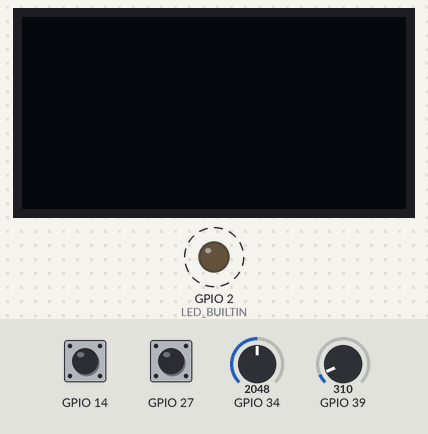
A sketch run on a simulated ESP32. Shown: 128×64 one-colour display, output pins drawn as LEDs (lit = HIGH). Dashed ring = blinking. The inputs (shaded band) are chosen by the test bench; at power-on: GPIO 27 HIGH, GPIO 14 HIGH, GPIO 34 = 2048, GPIO 39 = 310. WiFi joins after 1.5 s; servers stay silent unless stated; the local clock reads 2024-03-15 10:24:30 at power-on unless the sketch sets it; nothing arrives over Bluetooth unless stated; a phone connects over Bluetooth LE 3 s after start; what the sketch prints to the serial monitor is not drawn.

Above: at 4.7 s.
4.8 s: GPIO 27 pulled LOW for 0.15 s
At 6.3 s:
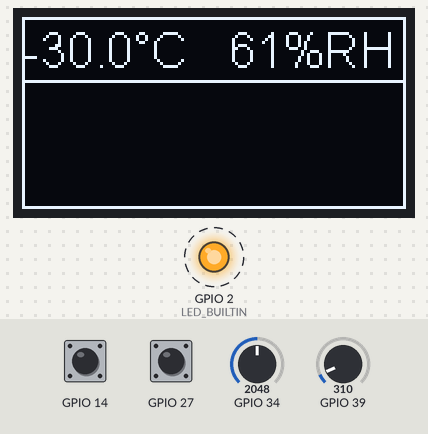
7.9 s: GPIO 27 pulled LOW for 1 s
At 9.4 s:
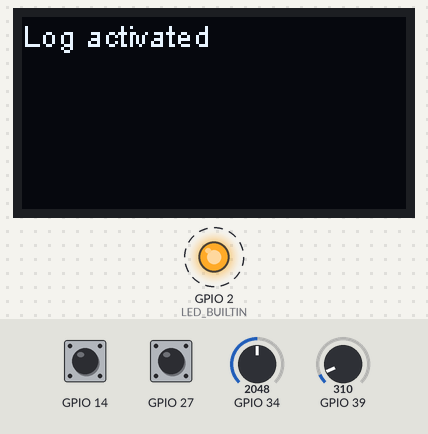
Timing chart, 0 to 17.0 s (numbered marks = the images above; inputs shaded):
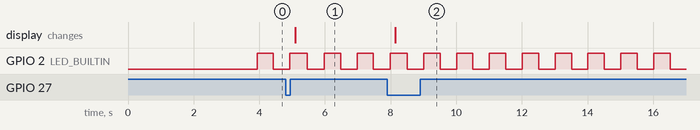

Measured:
- after the input at 4.8 s, the display: changes after 0.30 s (image 1)
- after the input at 7.9 s, the display: changes after 0.24 s (image 2)
- by itself, GPIO 2 (LED_BUILTIN): alternates HIGH for 0.50 s and LOW for 0.50 s

The sketch:

SimpleWiFiServer.ino
```cpp
/*
 SimpleWifiServer
 Don't forget to set SSID and password
 */

#include "ConstantStrings.h"
#include "AnalogReader.h"
#include <WiFi.h>
#include <iostream>
#include <sstream>
#include <stdio.h>
#include <string.h>
#include <HTTPClient.h>
#include "esp32-hal.h"
#include "OledDriver\SSD1306.h"
#include <BLEDevice.h>
#include <BLEServer.h>
#include <BLEUtils.h>
#include <BLE2902.h>
#include "AnalogReader.h"
#include "ConstantStrings.h"

bool _BLEClientConnected = false;
//https://www.bluetooth.com/specifications/gatt/viewer?attributeXmlFile=org.bluetooth.characteristic.temperature.xml
//#define CHAR_TEMP 0x2A6E
//https://www.bluetooth.com/specifications/gatt/viewer?attributeXmlFile=org.bluetooth.characteristic.humidity.xml
//#define CHAR_HUMIDITY 0x2A6F
//https://www.bluetooth.com/specifications/gatt/viewer?attributeXmlFile=org.bluetooth.characteristic.analog.xml
//#define CHAR_ANALOG 0x2A58  //could be used for CO2
//https://www.bluetooth.com/specifications/gatt/viewer?attributeXmlFile=org.bluetooth.characteristic.pollen_concentration.xml&u=org.bluetooth.characteristic.pollen_concentration.xml
//#define CHAR_POLLEN_CONCENTRATION 0x2A75  //could be mis-used for CO2
//https://www.bluetooth.com/specifications/gatt/viewer?attributeXmlFile=org.bluetooth.service.environmental_sensing.xml
//#define ENV_SERVICE 0x181A
//https://www.bluetooth.com/specifications/gatt/viewer?attributeXmlFile=org.bluetooth.descriptor.gatt.characteristic_user_description.xml
//#define USER_DESCRIPTION 0x2901

BLEDescriptor outdoorHumidityDescriptor(BLEUUID((uint16_t)0x2901));
BLEDescriptor outdoorTemperatureDescriptor(BLEUUID((uint16_t)0x2901));

BLECharacteristic outHumidityCharacteristic(BLEUUID((uint16_t)0x2A6F), BLECharacteristic::PROPERTY_READ | BLECharacteristic::PROPERTY_NOTIFY);
BLECharacteristic outTemperatureCharacteristic(BLEUUID((uint16_t)0x2A6E), BLECharacteristic::PROPERTY_READ | BLECharacteristic::PROPERTY_NOTIFY);


class MyServerCallbacks : public BLEServerCallbacks {
	void onConnect(BLEServer* pServer) {
		_BLEClientConnected = true;
	};

	void onDisconnect(BLEServer* pServer) {
		_BLEClientConnected = false;
	}
};


void ReadAnalog();
void GetAnalogData(AnalogData *pData);
void GetBLEData(BLEData *pData);

SSD1306  display(0x3c, SDA, SCL);
AnalogReader *pAnalogReader;


const int _TZOffset = 1;
const int _DSTOffset = 0;


//semaphore to access analog reader
SemaphoreHandle_t shAnalogReader;
//semaphore to access the display
SemaphoreHandle_t shDisplay;

float _InternalTemperature;
const byte DISPLAY_OFF = 0;
const byte DISPLAY_VALUES = 1;
const byte DISPLAY_LOG = 2;
byte _DisplayState = 0;

byte _Touch1Counter = 0;
byte _Touch1Check = 0;
byte _Touch2Counter = 0;
byte _Touch2Check = 0;

bool _AwakeLedOn = false;
byte _LoopCounter = 0;

const char *ssid = "YOUR_SSID";
const char *password = "YOUR_PASSWORD";

const char *_SerialNumberEE800 = "1532150000157B";
const char *_DeviceNameEE800 = "ESP32-EE800";
int _DeviceIdEE800 = 0;
int _FirmwareMajorEE800 = 1;
int _FirmwareMinorEE800 = 0;

const char *_SerialNumberEE060 = "S08719";
const char *_DeviceNameEE060 = "ESP32-EE060";
int _DeviceIdEE060 = 0;
int _FirmwareMajorEE060 = 1;
int _FirmwareMinorEE060 = 0;

WiFiServer server(80);


void InitBLE() {
	BLEDevice::init("ESP32-EE060");

	// Create the BLE Server
	BLEServer *pServer = BLEDevice::createServer();
	pServer->setCallbacks(new MyServerCallbacks());

	// Create the BLE Service
	BLEService *pService = pServer->createService(BLEUUID((uint16_t)0x181A));

	outdoorHumidityDescriptor.setValue("Humidity 0 to 100%");
	outdoorTemperatureDescriptor.setValue("Temperature -40-60°C");

	outHumidityCharacteristic.addDescriptor(&outdoorHumidityDescriptor);
	outTemperatureCharacteristic.addDescriptor(&outdoorTemperatureDescriptor);

	// https://www.bluetooth.com/specifications/gatt/viewer?attributeXmlFile=org.bluetooth.descriptor.gatt.client_characteristic_configuration.xml
	// Create a BLE Descriptor
	outHumidityCharacteristic.addDescriptor(new BLE2902());
	outTemperatureCharacteristic.addDescriptor(new BLE2902());

	pService->addCharacteristic(&outHumidityCharacteristic);
	pService->addCharacteristic(&outTemperatureCharacteristic);
	pService->start();

	// Start advertising
	pServer->getAdvertising()->start();
}
String ToJSONDateTime(tm *pTime) {
	char buffer[30];
	strftime(buffer, sizeof(buffer), "%Y-%m-%dT%H:%M:%S.0Z", pTime);
	return(String(buffer));
}
String ToLocalDateTime(tm *pTime) {
	char buffer[30];
	strftime(buffer, sizeof(buffer), "%d.%m.%Y %H:%M:%S", pTime);
	return(String(buffer));
}
tm TryToGetLocalDateTime() {
	tm tmInfo;
	if(!getLocalTime(&tmInfo)) {
		tmInfo.tm_year = 100; //2000
		tmInfo.tm_hour = 0;
		tmInfo.tm_min = 0;
		tmInfo.tm_sec = 0;
		tmInfo.tm_mon = 1;
		tmInfo.tm_mday = 1;
	}
	return(tmInfo);
}

tm TryToGetUTCDateTime() {
	tm tmInfo = TryToGetLocalDateTime();
	if(tmInfo.tm_year > 100) {
		tmInfo.tm_hour -= _TZOffset;
		tmInfo.tm_hour -= _DSTOffset;
	}
	return(tmInfo);
}

void ReadAnalog() {
	if(xSemaphoreTake(shAnalogReader, (TickType_t)10) == pdTRUE) {
		// We were able to obtain or "Take" the semaphore and can now access the shared resource.
		//analog reads may take some time - meanwhile this we need exclusive access
		pAnalogReader->ReadAnalog();	//read analog data to buffer
		xSemaphoreGive(shAnalogReader); // Now free or "Give" the reader to others
	}
}

void GetAnalogData(AnalogData *pData) {
	if(xSemaphoreTake(shAnalogReader, (TickType_t)10) == pdTRUE) {
		// We were able to obtain or "Take" the semaphore and can now access the shared resource.
		//analog reads may take some time - meanwhile this we need exclusive access
		pAnalogReader->GetData(pData);	//obtain analog data
		xSemaphoreGive(shAnalogReader); // Now free or "Give" the reader to others
	}
}

void GetBLEData(BLEData *pData) {
	if(xSemaphoreTake(shAnalogReader, (TickType_t)10) == pdTRUE) {
		// We were able to obtain or "Take" the semaphore and can now access the shared resource.
		//analog reads may take some time - meanwhile this we need exclusive access
		pAnalogReader->GetBLEData(pData);	//obtain BLE data
		xSemaphoreGive(shAnalogReader); // Now free or "Give" the reader to others
	}
}

String BuildHomepage() {
	String strHP = _HomePage;	//copy base
	tm tM = TryToGetLocalDateTime();

	String strLocalTime = ToLocalDateTime(&tM);
	strHP.replace("{Time_OUT}", strLocalTime);

	AnalogData *aD = new AnalogData();
	GetAnalogData(aD);


	strHP.replace("{RH_OUT}", String(aD->RHOut));
	strHP.replace("{Temp_OUT}", String(aD->TempOut, 1));
	delete(aD);
	return(strHP);
}

void gotTouch1() {
	_Touch1Counter++;	//simply increment - no need to lock - see loop for details
}

void gotTouch2() {
	_Touch2Counter++;	//simply increment - no need to lock - see loop for details
}
void DisplayOn() {
	if(xSemaphoreTake(shDisplay, (TickType_t)10) == pdTRUE) {
		// We were able to obtain or "Take" the semaphore and can now access the shared resource.
		display.displayOn();
		display.clear();		//clear content
		display.display();		//write to the screen
		xSemaphoreGive(shDisplay); // Now free or "Give" the display to others
	}
}
void DisplaySetFont(bool pBig) {
	if(xSemaphoreTake(shDisplay, (TickType_t)10) == pdTRUE) {
		// We were able to obtain or "Take" the semaphore and can now access the shared resource.
		if(pBig) {
			display.setFont(ArialMT_Plain_16);
		}
		else {
			display.setFont(ArialMT_Plain_10);
		}
		xSemaphoreGive(shDisplay); // Now free or "Give" the display to others
	}
}

void DisplayOff() {
	if(xSemaphoreTake(shDisplay, (TickType_t)10) == pdTRUE) {
		// We were able to obtain or "Take" the semaphore and can now access the shared resource.
		display.displayOff();  //turn it on
		xSemaphoreGive(shDisplay); // Now free or "Give" the display to others
	}
}
void DisplayData(AnalogData *aD) {
	if(xSemaphoreTake(shDisplay, (TickType_t)10) == pdTRUE) {
		// We were able to obtain or "Take" the semaphore and can now access the shared resource.
		display.clear();    //clear content
		display.drawRect(0, 0, 128, 64);
		display.drawLine(0, 21, 128, 21);

		display.setTextAlignment(TEXT_ALIGN_RIGHT);
		display.drawString(55, 2, String(aD->TempOut, 1) + "°C");
		display.drawString(125, 2, String(aD->RHOut, 0) + "%RH");

		display.display();    //write to the screen
		xSemaphoreGive(shDisplay); // Now free or "Give" the display to others
	}
}
void LogString(const String &s) {
	if(xSemaphoreTake(shDisplay, (TickType_t)10) == pdTRUE) {
		display.println(s);
		if(_DisplayState == DISPLAY_LOG) {
			// We were able to obtain or "Take" the semaphore and can now access the shared resource.
			display.clear();    //clear content
								// Draw it to the internal screen buffer
			display.drawLogBuffer(0, 0);
			// Display it on the screen
			display.display();
		}
		xSemaphoreGive(shDisplay); // Now free or "Give" the display to others
	}
}
void DisplayClear() {
	if(xSemaphoreTake(shDisplay, (TickType_t)10) == pdTRUE) {
		display.clear();		//clear content
		display.display();		//write to the screen
		xSemaphoreGive(shDisplay); // Now free or "Give" the display to others
	}
}
void HandleTouch1() {
	//handle touch button
	if(_DisplayState == DISPLAY_OFF) {
		_DisplayState = DISPLAY_VALUES;
		DisplayOn();
		DisplaySetFont(true);
		DisplayAnalogValues();
		return;
	}
	if(_DisplayState == DISPLAY_VALUES) {
		_DisplayState = DISPLAY_LOG;
		DisplaySetFont(false);
		LogString("Log activated");
		return;
	}
	_DisplayState = DISPLAY_OFF;
	DisplayOff();
}
void HandleTouch2() {
	//handle touch button 2
}
void DisplayAnalogValues() {
	AnalogData *aD = new AnalogData();
	GetAnalogData(aD);
	DisplayData(aD);
	delete(aD);
}
void TransferBLE() {
	BLEData *aD = new BLEData();
	GetBLEData(aD);
	outHumidityCharacteristic.setValue(aD->RelativeHumidity(), 2);
	outHumidityCharacteristic.notify();
	outTemperatureCharacteristic.setValue(aD->Temperature(), 2);
	outTemperatureCharacteristic.notify();
	vTaskDelay(1);  // one tick delay (15ms) for stability
	delete(aD);
}
void HandleAnalogValues() {
	//nothing to display if off
	//and if DISPLAY_LOG the display will be handled by logging itself
	if(_DisplayState == DISPLAY_VALUES) {	//in this case show the values
		DisplayAnalogValues();
	}
	if(_BLEClientConnected) {
		TransferBLE();
	}
}
void WebTask(void *parameter) {
	while(true) {	//task never ends...
		vTaskDelay(2);  // two ticks delay (30ms) for stability
		WiFiClient client = server.available(); // listen for incoming clients
		if(client) {	// if there is a client
			String currentLine = "";	// make a String to hold incoming data from the client
			while(client.connected()) {	// loop while the client's connected
				if(client.available()) {	// if there's bytes to read from the client,
					char c = client.read(); // read a byte, then
					if(c == '\n') { // if the byte is a newline character
									// if the current line is blank, you got two newline characters in a row.
									// that's the end of the client HTTP request, so send a response:
						if(currentLine.length() == 0) {
							// HTTP headers always start with a response code (e.g. HTTP/1.1 200 OK)
							// and a content-type so the client knows what's coming, then a blank line:
							client.println("HTTP/1.1 200 OK");
							client.println("Content-type:text/html");
							client.println();
							String strHP = BuildHomepage();
							// the content of the HTTP response follows the header:
							client.print(strHP);
							LogString("Homepage sent");
							// The HTTP response ends with another blank line:
							client.println();
							// break out of the while loop:
							break;
						}
						else { // if you got a newline, then clear currentLine:
							currentLine = "";
						}
					}
					else if(c != '\r') { // if you got anything else but a carriage return character,
						currentLine += c; // add it to the end of the currentLine
					}
				}
			}
			// close the connection:
			client.stop();
			_InternalTemperature = temperatureRead();
		}
	}
	//the next should never occur
	Serial.println("Ending WebTask");
	vTaskDelete(NULL);
}

void setup() {
	Serial.begin(115200);

	// Semaphores should only be used whilst the scheduler is running, but we can set it up here.
	// create a semaphore to access analog reader
	if(shAnalogReader == NULL) {// check to confirm that the Semaphore has not already been created.
		shAnalogReader = xSemaphoreCreateMutex();  // Create a mutex semaphore
		if((shAnalogReader) != NULL)
			xSemaphoreGive((shAnalogReader));  // allow access by "Giving" the Semaphore.
	}
	// create a semaphore to access display
	if(shDisplay == NULL) {// check to confirm that the Semaphore has not already been created.
		shDisplay = xSemaphoreCreateMutex();  // Create a mutex semaphore
		if((shDisplay) != NULL)
			xSemaphoreGive((shDisplay));  // allow access by "Giving" the Semaphore.
	}

	display.init();
	// allocate memory to store 8 lines of text and 30 chars per line.
	display.setLogBuffer(5, 30);
	display.setContrast(255);

	pinMode(LED_BUILTIN, OUTPUT);

	//create analog reader (this initially reads analog values)
	pAnalogReader = new AnalogReader();

	touchAttachInterrupt(T7, gotTouch1, 30);
	touchAttachInterrupt(T6, gotTouch2, 30);

	delay(1000);
	InitBLE();


	// We start by connecting to a WiFi network
	Serial.println();
	Serial.println();
	Serial.print("Connecting to ");
	Serial.println(ssid);
	for(int nX = 0; nX < 30; nX++) {
		WiFi.begin(ssid, password);
		int nInnerTest = 0;
		while(WiFi.status() != WL_CONNECTED) {
			delay(500);
			Serial.print(".");
			if(nInnerTest++ > 10) {
				break;
			}
		}
	}
	Serial.println("");
	Serial.println("WiFi connected.");
	Serial.println("IP address: ");
	Serial.println(WiFi.localIP());
	configTime(_TZOffset * 3600, _DSTOffset * 3600, "pool.ntp.org");

	server.begin();
	delay(1000);
	Serial.println("Starting web task");
	xTaskCreate(WebTask,   /* Task function. */
		"WebTask", /* String with name of task. */
		10000,     /* Stack size in words. */
		NULL,      /* Parameter passed as input of the task */
		2,         // Priority, with 1 being the highest, and 4 being the lowest.
		NULL);     /* Task handle. */
				   // Now set up two Tasks to run independently.
	Serial.println("Web task started");
}


void loop() {
	ReadAnalog();	//every half second do this
	if(((_LoopCounter++) % 4) == 0) {
		//every 2 seconds read and distribute analog values
		HandleAnalogValues();
	}
	//"lock free" touch check
	//the counters get incremented in the interrupt handlers
	//assume we got one single touch - counter will be 1 check 0
	//we do our work and remember the one
	//or assume while we work other touches occur
	//in this case we remember the count AFTER work and delay
	//if the button is released while work / delay - we get no new value in the next loop
	//if the button is still pressed AFTER the work we recognize it in the next loop
	if(_Touch1Counter != _Touch1Check) {
		HandleTouch1();	//do the work
		if(_Touch2Counter != _Touch2Check) {
			HandleTouch2();	//do the work
			delay(350);	//delay most of the time here
			_Touch2Check = _Touch2Counter;	//remember the current value
		}
		else {	//don't delay if already done for touch2
			delay(350);	//delay most of the time here if only touch1 was pressed
		}
		_Touch1Check = _Touch1Counter;	//now remember the current value
	}
	else {	//no touch1
		if(_Touch2Counter != _Touch2Check) {
			HandleTouch2();	//do the work
			delay(350);	//delay most of the time here
			_Touch2Check = _Touch2Counter;	//remember the current value
		}
		else {	//don't delay if already done for touch2
			delay(350);	//delay most of the time here if only no touches occurred
		}
	}
	//set the led
	if(_AwakeLedOn) {
		digitalWrite(LED_BUILTIN, LOW);
		_AwakeLedOn = false;
	}
	else {
		digitalWrite(LED_BUILTIN, HIGH);
		_AwakeLedOn = true;
	}
	delay(150);	//delay a bit of the time here
	//doing this we can recognize continuous touches in the next loop
}
```

ConstantStrings.h
```cpp
// ConstantStrings.h

#ifndef _CONSTANTSTRINGS_h
#define _CONSTANTSTRINGS_h

#if defined(ARDUINO) && ARDUINO >= 100
	#include "Arduino.h"
#else
	#include "WProgram.h"
#endif

const String _HomePage =
"<!DOCTYPE html><html><head><meta name=\"viewport\" content=\"width=device-width, initial-scale=1.0\"><style>"
"* {box-sizing: border-box;}body{background-color: black;color: white;margin: 0px;}"
".row::after {content: \"\";clear: both;display: table;}"
".row{display: table;width: 100%;}"
".col{width: 50%;display: table-cell;} "
"html {font-family: \"Lucida Sans\", sans-serif;}"
".header{background-color: #3FC003;color: #ffffff;padding: 1px 6px 1px 6px;}"
".outSide{background-color:#005E80;padding: 6px 12px;text-align:right;font-size:18px;}"
".inSide{background-color: #008044;padding: 6px 12px;text-align:right;font-size: 18px;}"
".value {text-align:right;display:inline;}"
".unit{text-align:left;float:right;display:block;padding-left:6px;min-width:50px;}"
".vuLine{padding:1px;}"
".footer{background-color:#111111;color:#666666;text-align:left;font-size:12px;padding: 6px 12px;}"
".footer p{white-space: pre-wrap;}"
"@media only screen and (max-width: 450px) {.col {width: 100%;display: block;}}"
".device{position:sticky;font-size: 12px;margin-left:-6px;text-align:left;float:left;color:lightgreen;}"
".topLine{display:block;float:none;font-size:12px;margin: -3px -6px 3px -6px;}"
".roomLine{font-size:15px;font-weight:bold;float:left;text-align:left;}"
".dateLine{color:#999999;text-align:right;padding: 3px 0px 0px 0px;}"
"h1,h2,h3,h4,h5, p{margin:0px;}"
"</style></head><body>"
"<div class=\"header\"><h2>ESP32-Server</h2></div>"
"<div class=\"row\"><div class=\"col outSide\">"
"<div class=\"topLine\"><div class=\"roomLine\">Garden</div><div class=\"dateLine\">{Time_OUT}</div></div>"
"<div class=\"device\">EE060</div>"
"<div class=\"vuLine\"><div class=\"value temperature\">{Temp_OUT}</div><div class=\"unit\">°C</div></div>"
"<div class=\"vuLine\"><div class=\"value humidity\">{RH_OUT}</div><span style=\"visibility:hidden\">.0</span><div class=\"unit\">%RH</div></div></div>"
"</div></div>"
"<div class=\"footer\"><p>Resize the browser window to see how the content respond to the resizing.</p></div></body></html>";

#endif
```

Source omitted: AnalogReader.h (3261 bytes)
